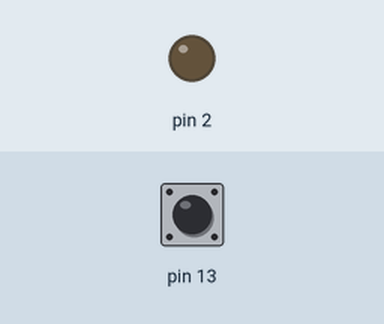
A sketch run on a simulated Arduino Uno, built with avr-gcc and run on an emulated ATmega328P. Parts: output pins drawn as LEDs (lit = HIGH). The test bench sets the inputs (shaded band); at power-on: pin 13 HIGH. What the sketch prints to the serial monitor is not drawn.

Above: at 1.2 s.
1.3 s: pin 13 pulled LOW for 0.15 s
At 1.48 s:
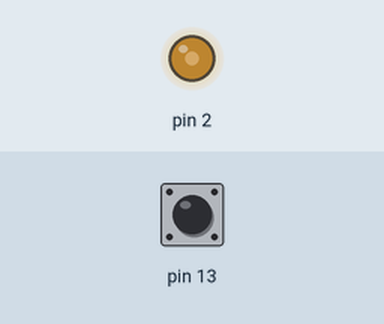
3.0 s: pin 13 pulled LOW for 1 s
At 3.5 s:
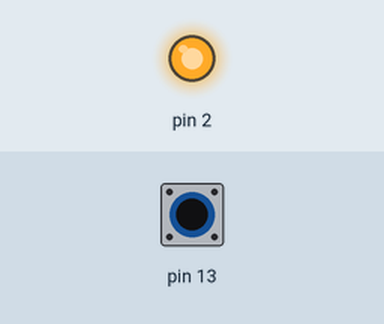
Timing chart, 0 to 6.0 s (numbered marks = the images above; inputs shaded):
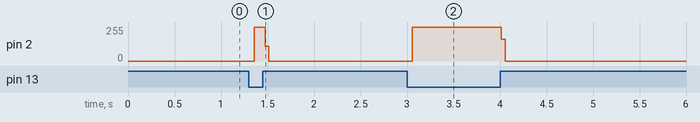

Measured:
- after the input at 1.3 s, pin 2: 0/255 → 255/255 after 0.05 s, → 0/255 0.12 s later
- after the input at 3.0 s, pin 2: 0/255 → 255/255 after 0.06 s, → 0/255 0.96 s later

The sketch:

button.ino
```cpp
int check=0;

void setup() {
  // put your setup code here, to run once:
  Serial.begin(9600);
  pinMode(13,INPUT_PULLUP);
  pinMode(2,OUTPUT);

}

void loop() {
  // put your main code here, to run repeatedly:
  check=digitalRead(13);
  if(check==0)
  {
    digitalWrite(2,HIGH);
    Serial.println(check);
    }
   Serial.println(check);
   digitalWrite(2,LOW);    //arduino會自動供電


}
```
